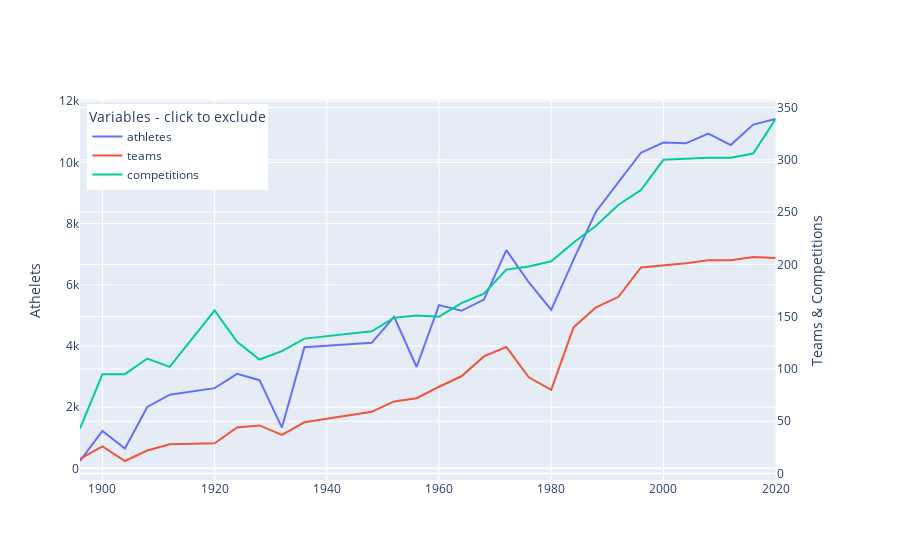

The code cell stored with this chart in its notebook:
### Markdown cell above
## Athletes, Teams or Competitions
Line chart to show *changing over time*

### Code cell
selected_years=[df['year'].min(), df['year'].max()]
fig = functions.bar_distribution_maker(df, selected_years, game_type="Summer")
fig.show()

### Figure 1 — Plotly figure (JSON) as saved in the notebook; plotly's stock layout.template omitted (floating-point values rounded to 4 significant figures)
{"data": [{"name": "athletes", "type": "scatter", "x": [1896, 1900, 1904, 1908, 1912, 1920, 1924, 1928, 1932, 1936, 1948, 1952, 1956, 1960, 1964, 1968, 1972, 1976, 1980, 1984, 1988, 1992, 1996, 2000, 2004, 2008, 2012, 2016, 2020], "xaxis": "x", "y": [241, 1226, 651, 2008, 2407, 2622, 3088, 2883, 1334, 3963, 4104, 4955, 3314, 5338, 5151, 5516, 7134, 6084, 5179, 6829, 8397, 9356, 10318, 10651, 10625, 10942, 10568, 11238, 11420], "yaxis": "y"}, {"name": "teams", "type": "scatter", "x": [1896, 1900, 1904, 1908, 1912, 1920, 1924, 1928, 1932, 1936, 1948, 1952, 1956, 1960, 1964, 1968, 1972, 1976, 1980, 1984, 1988, 1992, 1996, 2000, 2004, 2008, 2012, 2016, 2020], "xaxis": "x", "y": [14, 26, 12, 22, 28, 29, 44, 46, 37, 49, 59, 69, 72, 83, 93, 112, 121, 92, 80, 140, 159, 169, 197, 199, 201, 204, 204, 207, 206], "yaxis": "y2"}, {"name": "competitions", "type": "scatter", "x": [1896, 1900, 1904, 1908, 1912, 1920, 1924, 1928, 1932, 1936, 1948, 1952, 1956, 1960, 1964, 1968, 1972, 1976, 1980, 1984, 1988, 1992, 1996, 2000, 2004, 2008, 2012, 2016, 2020], "xaxis": "x", "y": [43, 95, 95, 110, 102, 156, 126, 109, 117, 129, 136, 149, 151, 150, 163, 172, 195, 198, 203, 221, 237, 257, 271, 300, 301, 302, 302, 306, 339], "yaxis": "y2"}], "layout": {"legend": {"title": {"text": "Variables - click to exclude"}, "x": 0.01, "xanchor": "left", "y": 0.99, "yanchor": "top"}, "xaxis": {"anchor": "y", "domain": [0, 0.94]}, "yaxis": {"anchor": "x", "domain": [0, 1], "title": {"text": "Athelets"}}, "yaxis2": {"anchor": "x", "overlaying": "y", "side": "right", "title": {"text": "Teams & Competitions"}}}}
